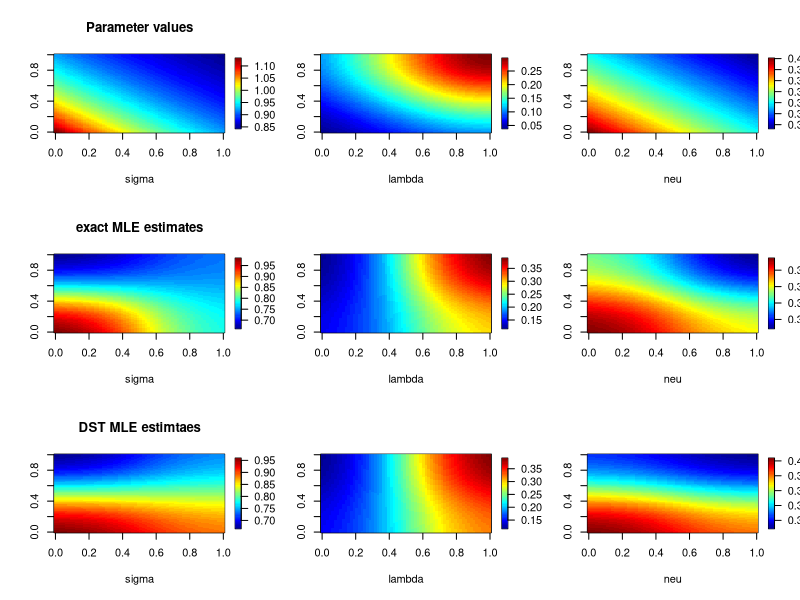
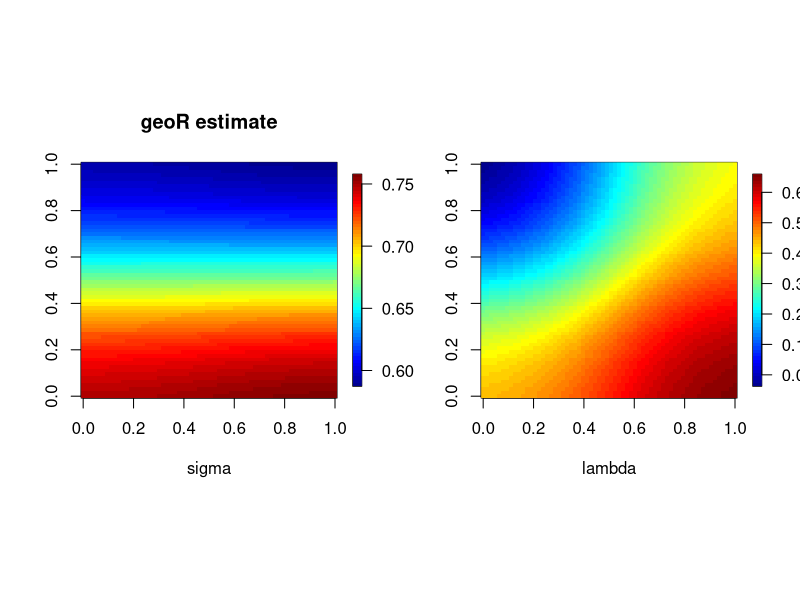

Reproduce these figures in R, in order.
library(fields)

N = 10000
x <- seq(0,1, length.out = 100)
y <- seq(0,1, length.out = 100)
d1 <- expand.grid(x = x, y = y)
X = d1$x              # X, Y co-ordinates getting generated here
Y = d1$y

co_ords = data.frame(X = X, Y = Y) 

k = function(u1,u2,h){
  distance = ((u1[1] - u2[1])^2) + ((u1[2] - u2[2])^2)
  return(exp(-distance/(2*h)))
}


nod_points = list(n1 = c(0.25,0.25), n2 = c(0.25,0.75), n3 = c(0.75,0.25),
                  n4 = c(0.75,0.75))

param_est = function(u,nod_points,sigma,h){
  k_part = rep(NA,4)
  for(i in 1:4){
    
    k_part[i] = k(u,unlist(nod_points[i],use.names = FALSE),h)
  }
  sum_k = sum(k_part)
  param_est1 = 0
  for(i in 1:4){
    param_est1 = param_est1 + (sigma[i]*(k_part[i]/sum_k))
  }
  return(param_est1)
}

estimation_vec = function(param,nod_points, sigma_l, h ){
  count = 0
  original_param_vec = rep(NA,N)
  param_est_vec = rep(NA,N)
  for(i in 1:N){
    u1<- unlist(co_ords[i,],use.names = FALSE)
    original_param_vec[i] = param(u1)
    param_est_vec[i] = param_est(u1,nod_points,sigma_l,h)
    count = count +1
    if(count %% 50 == 0)print(count)
  }
  return(list(original = original_param_vec, estimated = param_est_vec))
}

lambda = function(u){
  return(0.04*exp(sin(0.5*pi*u[1])+sin(0.5*pi*u[2])))
}             

# function for partial sill
sigma = function(u){
  return((0.33 * exp(-(u[1]+u[2]))) + 0.8)
}             

# Function for smoothness 
neu = function(u){
  return(0.1 * exp(-0.5*(u[1]+u[2])) + 0.3)
}   

##########################################################################
####### exact MLE
## Sigma estimate
sigma_node = c(1.0340602, 0.4044752, 0.6029332, 0.5432597)
sigma_node = sqrt(sigma_node)

exact_sigma_estimation_vec = estimation_vec(sigma, nod_points, sigma_node, h = 0.09)


#quilt.plot(d1$x,d1$y, abs(sigma_est_vec - sigma_vec))

##########################################################################
####### exact MLE
## lambda estimate
lambda_node = c(0.13705527, 0.09809074, 0.29796933, 0.41240071)


ex_lambda_estimation_vec = estimation_vec(lambda, nod_points, lambda_node, h = 0.09)


##########################################################################
####### exact MLE
## nu estimate
nu_node = c(0.3991226,0.3498865, 0.3632282, 0.3030800)


ex_nu_estimation_vec = estimation_vec(neu, nod_points, nu_node, h = 0.09)

##########################################################################
####### dst MLE
## Sigma estimate
sigma_node = c(0.9641589, 0.4134835, 0.7929231, 0.5432651)
sigma_node = sqrt(sigma_node)

dst_sigma_estimation_vec = estimation_vec(sigma, nod_points, sigma_node, h = 0.09)


#quilt.plot(d1$x,d1$y, abs(sigma_est_vec - sigma_vec))

##########################################################################
####### dst MLE
## lambda estimate
lambda_node = c(0.13707335, 0.09809084, 0.32796309, 0.41240731)


dst_lambda_estimation_vec = estimation_vec(lambda, nod_points, lambda_node, h = 0.09)



##########################################################################
####### dst MLE
## nu estimate
nu_node = c(0.4098864,0.3201226, 0.3832280, 0.3038182)


dst_nu_estimation_vec = estimation_vec(neu, nod_points, nu_node, h = 0.09)

##########################################################################
####### geoR package
## Sigma estimate
sigma_node = c(0.5742, 0.3408, 0.5903, 0.3331)
sigma_node = sqrt(sigma_node)

geor_sigma_estimation_vec = estimation_vec(sigma, nod_points, sigma_node, h = 0.09)


##########################################################################
####### geoR package
## lambda estimate
lambda_node = c(0.4550, -0.0920, 0.6854, 0.3996)


geor_lambda_estimation_vec = estimation_vec(lambda, nod_points, lambda_node, h = 0.09)


##########################################################################





par(mfrow=c(3,3))

# original parameter values 
quilt.plot(d1$x,d1$y, exact_sigma_estimation_vec$original, main = 
             "Parameter values", xlab = "sigma")
quilt.plot(d1$x,d1$y, ex_lambda_estimation_vec$original,xlab = "lambda")
quilt.plot(d1$x,d1$y, ex_nu_estimation_vec$original,xlab = "neu")

# MLE exact estimates using ExaGeoStatR
quilt.plot(d1$x,d1$y, exact_sigma_estimation_vec$estimated, main = 
             "exact MLE estimates", xlab = "sigma")
quilt.plot(d1$x,d1$y, ex_lambda_estimation_vec$estimated, xlab = "lambda")
quilt.plot(d1$x,d1$y, ex_nu_estimation_vec$estimated, xlab = "neu")

# MLE DST estimates using ExaGeoStatR
quilt.plot(d1$x,d1$y, dst_sigma_estimation_vec$estimated,main = 
             "DST MLE estimtaes", xlab = "sigma")
quilt.plot(d1$x,d1$y, dst_lambda_estimation_vec$estimated,xlab = "lambda")
quilt.plot(d1$x,d1$y, dst_nu_estimation_vec$estimated,xlab = "neu")

# MLE estimates using geoR
par(mfrow=c(1,2))
quilt.plot(d1$x,d1$y, geor_sigma_estimation_vec$estimated,main = 
             "geoR estimate", xlab = "sigma")
quilt.plot(d1$x,d1$y, geor_lambda_estimation_vec$estimated, xlab = "lambda")

  
